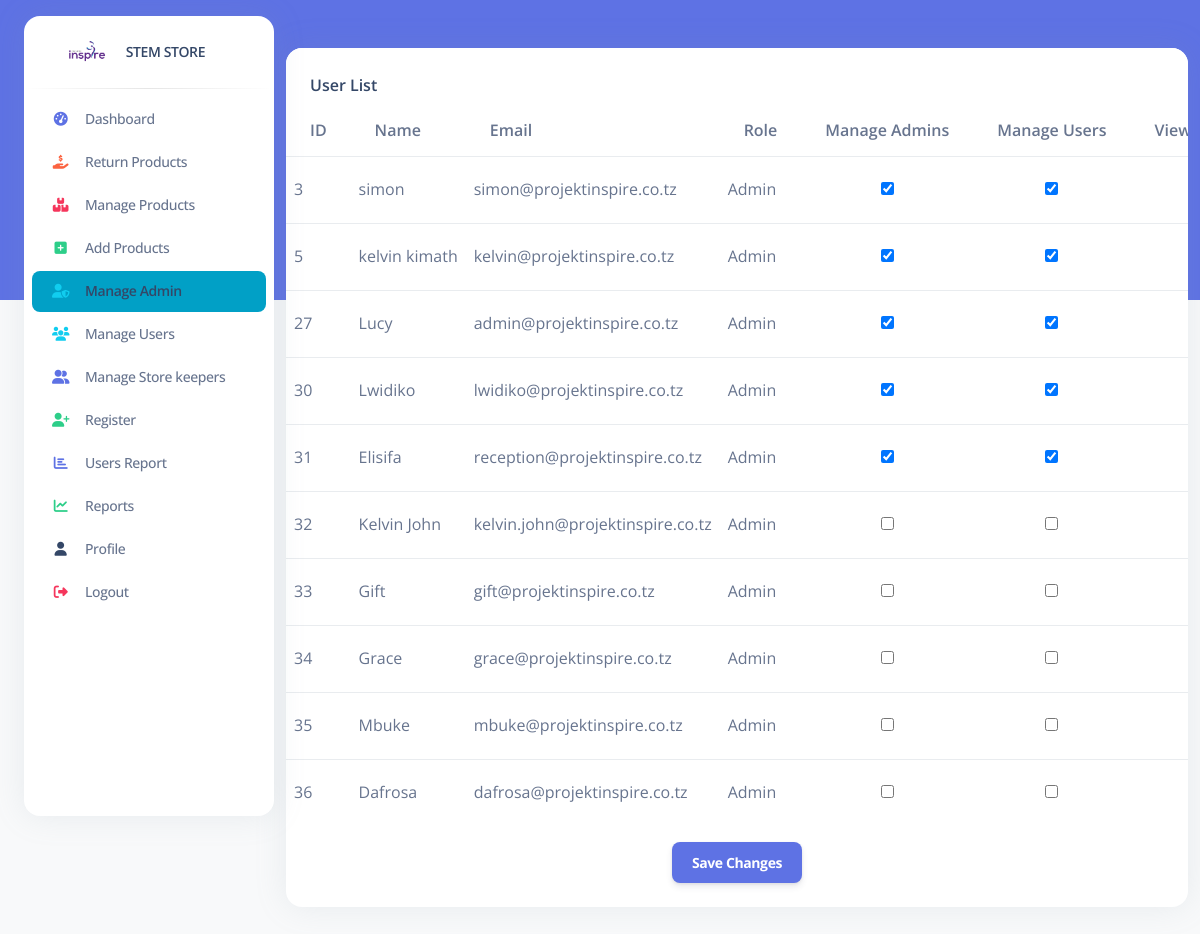
The app's page /pages/Manageadmin.php with its own data.
### tables this page shows
CREATE TABLE `users` (
  `id` int(11) NOT NULL,
  `username` varchar(50) NOT NULL,
  `email` varchar(255) NOT NULL,
  `password` varchar(255) NOT NULL,
  `role` enum('Admin','User') NOT NULL,
  `created_at` timestamp NOT NULL DEFAULT current_timestamp(),
  `can_manage_admins` tinyint(1) DEFAULT 0,
  `can_manage_users` tinyint(1) DEFAULT 0,
  `can_view_reports` tinyint(1) DEFAULT 0
);

### pages/Manageadmin.php (the view, shortened to what this page needs)
<!DOCTYPE html>
<html lang="en">
<head>
  <link rel="stylesheet" href="https://cdnjs.cloudflare.com/ajax/libs/font-awesome/6.0.0/css/all.min.css">
  <link href="../assets/css/nucleo-icons.css" rel="stylesheet" />
  <link href="../assets/css/nucleo-svg.css" rel="stylesheet" />
  <link href="../assets/css/nucleo-svg.css" rel="stylesheet" />
  <link id="pagestyle" href="../assets/css/argon-dashboard.css?v=2.0.4" rel="stylesheet" />
</head>
<body class="g-sidenav-show   bg-gray-100">
<aside class="sidenav bg-white navbar navbar-vertical navbar-expand-xs border-0 border-radius-xl my-3 fixed-start ms-4" id="sidenav-main" style="height: 100vh; position: fixed; overflow: hidden;">
    <div class="sidenav-header">
      <a class="navbar-brand m-0" href="../index2.php" target="_blank">
        <img src="../assets/img/logo-ct-dark.png" class="navbar-brand-img h-100" alt="main_logo">
        <span class="ms-1 font-weight-bold">STEM STORE</span>
      </a>
    </div>
    <hr class="horizontal dark mt-0 mb-2">
    <div class="collapse navbar-collapse w-auto" id="sidenav-collapse-main" style="height: calc(100vh - 100px); overflow-y: auto;">
      <ul class="navbar-nav">
        <li class="nav-item">
          <a class="nav-link" href="../index2.php">
            <div class="icon icon-shape icon-sm border-radius-md text-center me-2 d-flex align-items-center justify-content-center">
              <i class="fas fa-tachometer-alt text-primary text-sm opacity-10"></i>
            </div>
            <span class="nav-link-text ms-1">Dashboard</span>
          </a>
        </li>
        <li class="nav-item">
          <a class="nav-link" href="sales.php">
            <div class="icon icon-shape icon-sm border-radius-md text-center me-2 d-flex align-items-center justify-content-center">
              <i class="fas fa-hand-holding-usd text-warning text-sm opacity-10"></i>
            </div>
            <span class="nav-link-text ms-1">Return Products</span>
          </a>
        </li>
        <li class="nav-item">
          <a class="nav-link" href="products.php">
            <div class="icon icon-shape icon-sm border-radius-md text-center me-2 d-flex align-items-center justify-content-center">
              <i class="fas fa-boxes text-danger text-sm opacity-10"></i>
            </div>
            <span class="nav-link-text ms-1">Manage Products</span>
          </a>
        </li>
        <li class="nav-item">
          <a class="nav-link" href="addproducts.php">
            <div class="icon icon-shape icon-sm border-radius-md text-center me-2 d-flex align-items-center justify-content-center">
              <i class="fas fa-plus-square text-success text-sm opacity-10"></i>
            </div>
            <span class="nav-link-text ms-1">Add Products</span>
          </a>
        </li>
        <li class="nav-item">
          <a class="nav-link active" href="Manageadmin.php">
            <div class="icon icon-shape icon-sm border-radius-md text-center me-2 d-flex align-items-center justify-content-center">
              <i class="fas fa-user-shield text-info text-sm opacity-10"></i>
            </div>
            <span class="nav-link-text ms-1">Manage Admin</span>
          </a>
        </li>
        <li class="nav-item">
          <a class="nav-link" href="users.php">
            <div class="icon icon-shape icon-sm border-radius-md text-center me-2 d-flex align-items-center justify-content-center">
              <i class="fas fa-users text-info text-sm opacity-10"></i>
            </div>
            <span class="nav-link-text ms-1">Manage Users</span>
          </a>
        </li>
      <li class="nav-item">
      <a class="nav-link" href="pages/customers.php">
        <div class="icon icon-shape icon-sm border-radius-md text-center me-2 d-flex align-items-center justify-content-center">
          <i class="fas fa-user-friends text-primary text-sm opacity-10"></i>
        </div>
        <span class="nav-link-text ms-1">Manage Store keepers</span>
      </a>
    </li>
        <li class="nav-item">
          <a class="nav-link" href="register.html">
            <div class="icon icon-shape icon-sm border-radius-md text-center me-2 d-flex align-items-center justify-content-center">
              <i class="fas fa-user-plus text-success text-sm opacity-10"></i>
            </div>
            <span class="nav-link-text ms-1">Register</span>
          </a>
        </li>
        <li class="nav-item">
          <a class="nav-link" href="customer_report.php">
            <div class="icon icon-shape icon-sm border-radius-md text-center me-2 d-flex align-items-center justify-content-center">
              <i class="fas fa-chart-bar text-primary text-sm opacity-10"></i>
            </div>
            <span class="nav-link-text ms-1">Users Report</span>
          </a>
        </li>
        <li class="nav-item">
          <a class="nav-link" href="report.php">
            <div class="icon icon-shape icon-sm border-radius-md text-center me-2 d-flex align-items-center justify-content-center">
              <i class="fas fa-chart-line text-success text-sm opacity-10"></i>
            </div>
            <span class="nav-link-text ms-1">Reports</span>
          </a>
        </li>
        <li class="nav-item">
          <a class="nav-link" href="profile.php">
            <div class="icon icon-shape icon-sm border-radius-md text-center me-2 d-flex align-items-center justify-content-center">
              <i class="fas fa-user text-dark text-sm opacity-10"></i>
            </div>
            <span class="nav-link-text ms-1">Profile</span>
          </a>
        </li>
        <li class="nav-item">
          <a class="nav-link" href="login.php">
            <div class="icon icon-shape icon-sm border-radius-md text-center me-2 d-flex align-items-center justify-content-center">
              <i class="fas fa-sign-out-alt text-danger text-sm opacity-10"></i>
            </div>
            <span class="nav-link-text ms-1">Logout</span>
          </a>
        </li>
      </ul>
    </div>
</aside>
  <main class="main-content position-relative border-radius-lg ">
    <nav class="navbar navbar-main navbar-expand-lg px-0 mx-4 shadow-none border-radius-xl " id="navbarBlur" data-scroll="false">
      <div class="container-fluid py-1 px-3">
        </div>
    </nav>
    <?php
include '../connection.php';
$sql = "SELECT id, username, email, password, role, can_manage_admins, can_manage_users, can_view_reports FROM users WHERE role IN ('Admin', 'User')";
$result = $conn->query($sql);
?>
<div class="container-fluid py-4">
    <div class="row">
        <div class="col-12">
            <div class="card mb-4">
                <div class="card-header pb-0">
                    <h6>User List</h6>
                </div>
                <div class="card-body px-0 pt-0 pb-2">
                    <form method="POST" action="">
                        <div class="table-responsive p-0">
                            <table class="table align-items-center mb-0">
                                <thead>
                                    <tr>
                                        <th>ID</th>
                                        <th>Name</th>
                                        <th>Email</th>
                                        <th>Role</th>
                                        <th>Manage Admins</th>
                                        <th>Manage Users</th>
                                        <th>View Reports</th>
                                    </tr>
                                </thead>
                                <tbody>
                                    <?php
                                    if ($result->num_rows > 0) {
                                        while ($row = $result->fetch_assoc()) {
                                            echo "<tr>";
                                            echo "<td>" . htmlspecialchars($row["id"]) . "</td>";
                                            echo "<td>" . htmlspecialchars($row["username"]) . "</td>";
                                            echo "<td>" . htmlspecialchars($row["email"]) . "</td>";
                                            echo "<td>" . htmlspecialchars($row["role"]) . "</td>";
                                            echo "<td class='text-center'><input type='checkbox' name='user[" . $row["id"] . "][can_manage_admins]' " . ($row["can_manage_admins"] ? "checked" : "") . "></td>";
                                            echo "<td class='text-center'><input type='checkbox' name='user[" . $row["id"] . "][can_manage_users]' " . ($row["can_manage_users"] ? "checked" : "") . "></td>";
                                            echo "<td class='text-center'><input type='checkbox' name='user[" . $row["id"] . "][can_view_reports]' " . ($row["can_view_reports"] ? "checked" : "") . "></td>";
                                            echo "</tr>";
                                        }
                                    } else {
                                        echo "<tr><td colspan='9'>No users found</td></tr>";
                                    }
                                    ?>
                                </tbody>
                            </table>
                        </div>
                        <div class="center-button mt-3">
                            <button type="submit" name="save" class="btn btn-primary">Save Changes</button>
                        </div>
                    </form>
                </div>
            </div>
        </div>
    </div>
</div>
  </main>
</body>
</html>

### assets/css/nucleo-svg.css (style rules this page uses)
.icon { display: inline-block; color: #111111; height: 1em; width: 1em; }
.icon-sm { height: 0.8em; width: 0.8em; }
.icon { fill: currentColor; stroke: none; }

### pages/Manageadmin.php (style rules this page uses)
.center-button { display: flex; justify-content: center; align-items: center; margin-top: 1rem; }

### records on screen
users: id "3", username "simon", email "simon@projektinspire.co.tz", role "Admin", can_manage_admins "☑", can_manage_users "☑"
users: id "5", username "kelvin kimath", email "kelvin@projektinspire.co.tz", role "Admin", can_manage_admins "☑", can_manage_users "☑"
users: id "27", username "Lucy", email "admin@projektinspire.co.tz", role "Admin", can_manage_admins "☑", can_manage_users "☑"
users: id "30", username "Lwidiko", email "lwidiko@projektinspire.co.tz", role "Admin", can_manage_admins "☑", can_manage_users "☑"
users: id "31", username "Elisifa", email "reception@projektinspire.co.tz", role "Admin", can_manage_admins "☑", can_manage_users "☑"
users: id "32", username "Kelvin John", email "kelvin.john@projektinspire.co.tz", role "Admin"
users: id "33", username "Gift", email "gift@projektinspire.co.tz", role "Admin"
users: id "34", username "Grace", email "grace@projektinspire.co.tz", role "Admin"
users: id "35", username "Mbuke", email "mbuke@projektinspire.co.tz", role "Admin"
users: id "36", username "Dafrosa", email "dafrosa@projektinspire.co.tz", role "Admin"
